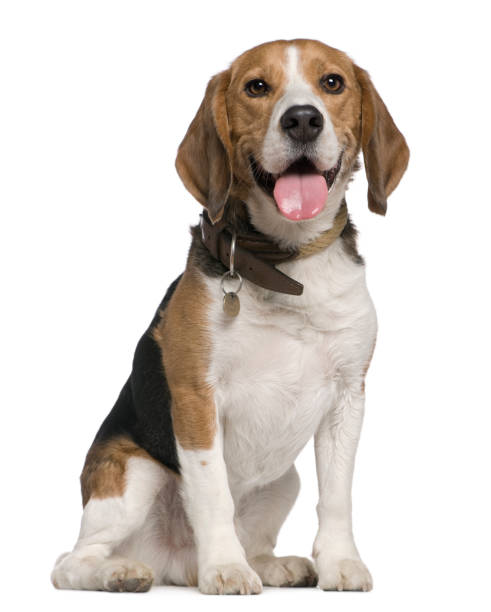
#> input picture dog.jpg, 491 x 612 px
$ python Dog.py
#> lines starting #> are read from the running program, lines starting #| are printed output that depends on the picture; after the words box and inside, x2 and y2 are one past the last pixel; in counts of white or black regions, pixels touching at a corner belong together
import cv2
import numpy as np

img = cv2.imread('dog.jpg')
#> img is the input picture: shape (612, 491, 3); mean B, G, R 204.4, 209.9, 216.7
if img is None:
    print("Error loading one image")
    exit()
else:
    # Show the original
    cv2.imshow('Original Image', img)
# Make the image a gray image, easy to find the edges.
img_gray = cv2.cvtColor(img, cv2.COLOR_BGR2GRAY)
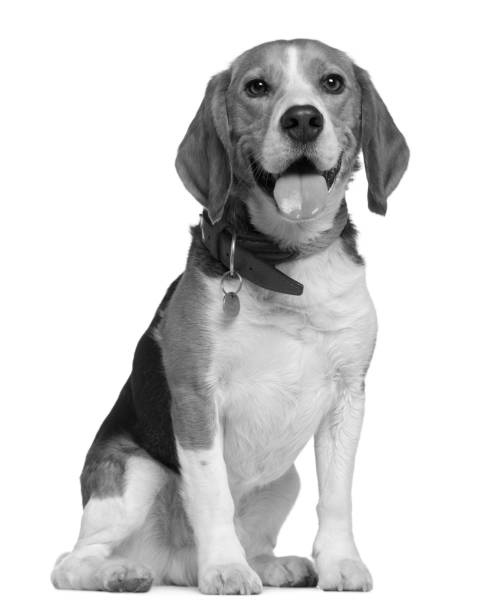
#> img_gray: shape (612, 491); min 0, max 255, mean 211.3
# Check if image is  loaded properly
if img_gray is None:
    print("Error loading one image")
    exit()
else:
    # Show the original
    cv2.imshow('Grey Image', img_gray)

# Gaussian Blur the image
blurred = cv2.GaussianBlur(img_gray, (5, 5), 0)
# Check if image is  loaded properly
if blurred is None:
    print("Error loading one image")
    exit()
else:
    # Show the original
    cv2.imshow('Blured Grey Image', blurred)
# Find the Thresholding, here we used 109, 255, which you can change to do the test
img_i = cv2.threshold(blurred, 240, 255, cv2.THRESH_BINARY_INV)[1]
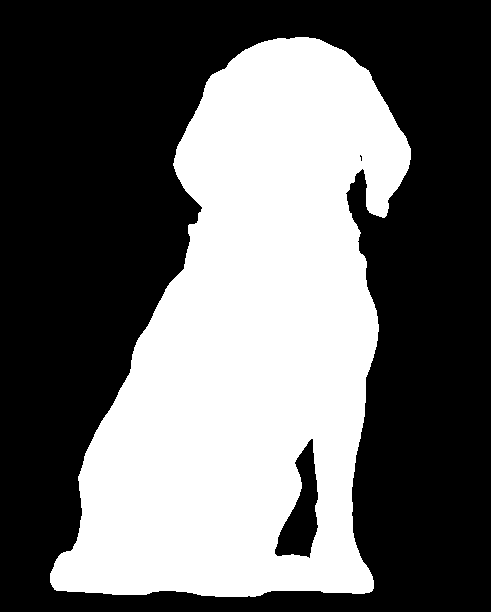
#> img_i: shape (612, 491); 40.9% white; 1 white region, box (x1, y1, x2, y2) and area: (50, 37, 411, 597) 122788
cv2.imshow('', img_i)
# Make the area to mask
# Using the masking to cover the area in original image
image2 = cv2.bitwise_and(img, img, mask = img_i)
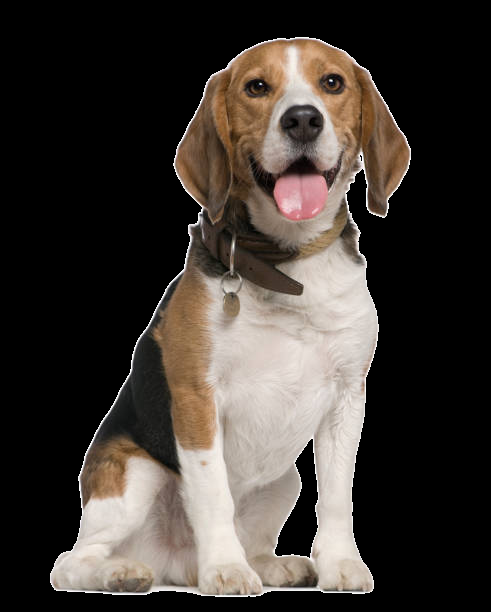
#> image2: shape (612, 491, 3); mean B, G, R 53.7, 59.1, 65.9
# Check if image is  loaded properly
if image2 is None:
    print("Error loading one image")
    exit()
else:
    # Show the original
    cv2.imshow('Detected Dog Image', image2)
cv2.imshow('Bitwise And', image2)
cv2.waitKey(0)
